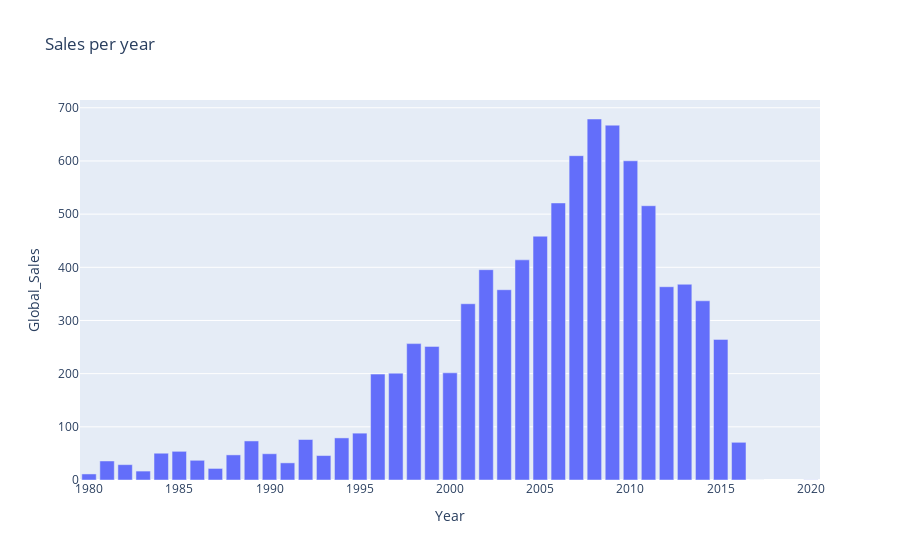

The cell this chart's notebook holds for it:
### Markdown cell above
As we can see, the best-selling games are games in the Action and Sports genres, the most unsold are Strategies.

### Code cell
spd_presentation_fig = px.bar(
    spd_year_dataframe(original_dataframe),
    x=ColNames.YEAR,
    y=ColNames.GLOBAL_SALES,
    title='Sales per year'
)
spd_presentation_fig.show()

### Figure 1 — Plotly figure (JSON) as saved in the notebook; plotly's stock layout.template omitted (floating-point values rounded to 4 significant figures)
{"data": [{"alignmentgroup": "True", "hovertemplate": "Year=%{x}<br>Global_Sales=%{y}<extra></extra>", "legendgroup": "", "marker": {"color": "#636efa", "pattern": {"shape": ""}}, "name": "", "offsetgroup": "", "orientation": "v", "showlegend": false, "textposition": "auto", "type": "bar", "x": [1980, 1981, 1982, 1983, 1984, 1985, 1986, 1987, 1988, 1989, 1990, 1991, 1992, 1993, 1994, 1995, 1996, 1997, 1998, 1999, 2000, 2001, 2002, 2003, 2004, 2005, 2006, 2007, 2008, 2009, 2010, 2011, 2012, 2013, 2014, 2015, 2016, 2017, 2020], "xaxis": "x", "y": [11.38, 35.77, 28.86, 16.79, 50.36, 53.94, 37.07, 21.74, 47.22, 73.45, 49.39, 32.23, 76.16, 45.98, 79.17, 88.11, 199.2, 201.0, 256.5, 251.3, 201.6, 331.5, 395.5, 357.9, 414.0, 458.5, 521.0, 609.9, 678.9, 667.3, 600.3, 515.8, 363.5, 368.1, 337.0, 264.4, 70.9, 0.05, 0.29], "yaxis": "y"}], "layout": {"barmode": "relative", "legend": {"tracegroupgap": 0}, "title": {"text": "Sales per year"}, "xaxis": {"anchor": "y", "domain": [0, 1], "title": {"text": "Year"}}, "yaxis": {"anchor": "x", "domain": [0, 1], "title": {"text": "Global_Sales"}}}}
